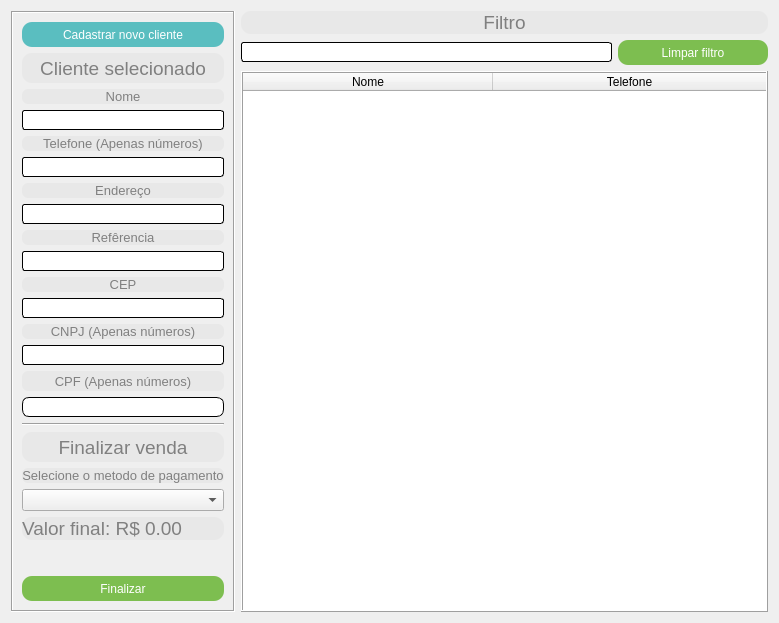
<?xml version="1.0" encoding="UTF-8"?>
<ui version="4.0">
 <class>fm_roupaNovaVenda_finalizar</class>
 <widget class="QDialog" name="fm_roupaNovaVenda_finalizar">
  <property name="geometry">
   <rect>
    <x>0</x>
    <y>0</y>
    <width>779</width>
    <height>623</height>
   </rect>
  </property>
  <property name="windowTitle">
   <string>Finalizar venda</string>
  </property>
  <layout class="QGridLayout" name="gridLayout">
   <item row="0" column="0" rowspan="2">
    <widget class="QFrame" name="frame">
     <property name="sizePolicy">
      <sizepolicy hsizetype="Maximum" vsizetype="Preferred">
       <horstretch>0</horstretch>
       <verstretch>0</verstretch>
      </sizepolicy>
     </property>
     <property name="frameShape">
      <enum>QFrame::Box</enum>
     </property>
     <property name="frameShadow">
      <enum>QFrame::Sunken</enum>
     </property>
     <property name="lineWidth">
      <number>1</number>
     </property>
     <property name="midLineWidth">
      <number>0</number>
     </property>
     <layout class="QVBoxLayout" name="verticalLayout_4">
      <item>
       <widget class="QPushButton" name="btnCadastrar">
        <property name="sizePolicy">
         <sizepolicy hsizetype="Preferred" vsizetype="Preferred">
          <horstretch>0</horstretch>
          <verstretch>0</verstretch>
         </sizepolicy>
        </property>
        <property name="minimumSize">
         <size>
          <width>150</width>
          <height>25</height>
         </size>
        </property>
        <property name="cursor">
         <cursorShape>PointingHandCursor</cursorShape>
        </property>
        <property name="styleSheet">
         <string notr="true">QPushButton:enabled{background:#5abec0;}
QPushButton:disabled{background:#2fbec0;}
QPushButton:pressed{background:#73bebe;}
QPushButton{
color:#ffffff;
font-size:9pt;
border:none;
border-radius:10px;
}</string>
        </property>
        <property name="text">
         <string>Cadastrar novo cliente</string>
        </property>
       </widget>
      </item>
      <item>
       <widget class="QLabel" name="label_4">
        <property name="sizePolicy">
         <sizepolicy hsizetype="Preferred" vsizetype="Preferred">
          <horstretch>0</horstretch>
          <verstretch>0</verstretch>
         </sizepolicy>
        </property>
        <property name="minimumSize">
         <size>
          <width>150</width>
          <height>30</height>
         </size>
        </property>
        <property name="styleSheet">
         <string notr="true">QLabel{
background:#e8e8e8;
color:#808080;
font-size:14pt;
border:none;
border-radius:10px;
}</string>
        </property>
        <property name="text">
         <string>Cliente selecionado</string>
        </property>
        <property name="alignment">
         <set>Qt::AlignCenter</set>
        </property>
       </widget>
      </item>
      <item>
       <widget class="QLabel" name="lbNome">
        <property name="styleSheet">
         <string notr="true">QLabel{
background:#e8e8e8;
color:#808080;
font-size:10pt;
border:none;
border-radius:6px;
}</string>
        </property>
        <property name="text">
         <string>Nome</string>
        </property>
        <property name="alignment">
         <set>Qt::AlignCenter</set>
        </property>
       </widget>
      </item>
      <item>
       <widget class="QLineEdit" name="lineNome">
        <property name="sizePolicy">
         <sizepolicy hsizetype="Expanding" vsizetype="Maximum">
          <horstretch>0</horstretch>
          <verstretch>0</verstretch>
         </sizepolicy>
        </property>
        <property name="minimumSize">
         <size>
          <width>150</width>
          <height>20</height>
         </size>
        </property>
        <property name="styleSheet">
         <string notr="true">QLineEdit:enabled{background:#ffffff;}
QLineEdit:disabled{background:#e7e7e7;}
QLineEdit{
color:blue;
font-size:9pt;
border-radius:3px;
border:1px solid black;
}</string>
        </property>
        <property name="maxLength">
         <number>150</number>
        </property>
        <property name="readOnly">
         <bool>true</bool>
        </property>
       </widget>
      </item>
      <item>
       <widget class="QLabel" name="lbTel">
        <property name="styleSheet">
         <string notr="true">QLabel{
background:#e8e8e8;
color:#808080;
font-size:10pt;
border:none;
border-radius:6px;
}</string>
        </property>
        <property name="text">
         <string>Telefone (Apenas números)</string>
        </property>
        <property name="alignment">
         <set>Qt::AlignCenter</set>
        </property>
       </widget>
      </item>
      <item>
       <widget class="QLineEdit" name="lineTel">
        <property name="sizePolicy">
         <sizepolicy hsizetype="Expanding" vsizetype="Maximum">
          <horstretch>0</horstretch>
          <verstretch>0</verstretch>
         </sizepolicy>
        </property>
        <property name="minimumSize">
         <size>
          <width>150</width>
          <height>20</height>
         </size>
        </property>
        <property name="styleSheet">
         <string notr="true">QLineEdit:enabled{background:#ffffff;}
QLineEdit:disabled{background:#e7e7e7;}
QLineEdit{
color:blue;
font-size:9pt;
border-radius:3px;
border:1px solid black;
}</string>
        </property>
        <property name="maxLength">
         <number>11</number>
        </property>
        <property name="readOnly">
         <bool>true</bool>
        </property>
       </widget>
      </item>
      <item>
       <widget class="QLabel" name="lbEnd">
        <property name="styleSheet">
         <string notr="true">QLabel{
background:#e8e8e8;
color:#808080;
font-size:10pt;
border:none;
border-radius:6px;
}</string>
        </property>
        <property name="text">
         <string>Endereço</string>
        </property>
        <property name="alignment">
         <set>Qt::AlignCenter</set>
        </property>
       </widget>
      </item>
      <item>
       <widget class="QLineEdit" name="lineEnd">
        <property name="sizePolicy">
         <sizepolicy hsizetype="Expanding" vsizetype="Maximum">
          <horstretch>0</horstretch>
          <verstretch>0</verstretch>
         </sizepolicy>
        </property>
        <property name="minimumSize">
         <size>
          <width>150</width>
          <height>20</height>
         </size>
        </property>
        <property name="styleSheet">
         <string notr="true">QLineEdit:enabled{background:#ffffff;}
QLineEdit:disabled{background:#e7e7e7;}
QLineEdit{
color:blue;
font-size:9pt;
border-radius:3px;
border:1px solid black;
}</string>
        </property>
        <property name="maxLength">
         <number>150</number>
        </property>
        <property name="readOnly">
         <bool>true</bool>
        </property>
       </widget>
      </item>
      <item>
       <widget class="QLabel" name="lbRef">
        <property name="styleSheet">
         <string notr="true">QLabel{
background:#e8e8e8;
color:#808080;
font-size:10pt;
border:none;
border-radius:6px;
}</string>
        </property>
        <property name="text">
         <string>Refêrencia</string>
        </property>
        <property name="alignment">
         <set>Qt::AlignCenter</set>
        </property>
       </widget>
      </item>
      <item>
       <widget class="QLineEdit" name="lineRef">
        <property name="sizePolicy">
         <sizepolicy hsizetype="Expanding" vsizetype="Maximum">
          <horstretch>0</horstretch>
          <verstretch>0</verstretch>
         </sizepolicy>
        </property>
        <property name="minimumSize">
         <size>
          <width>150</width>
          <height>20</height>
         </size>
        </property>
        <property name="styleSheet">
         <string notr="true">QLineEdit:enabled{background:#ffffff;}
QLineEdit:disabled{background:#e7e7e7;}
QLineEdit{
color:blue;
font-size:9pt;
border-radius:3px;
border:1px solid black;
}</string>
        </property>
        <property name="maxLength">
         <number>150</number>
        </property>
        <property name="readOnly">
         <bool>true</bool>
        </property>
       </widget>
      </item>
      <item>
       <widget class="QLabel" name="lbCep">
        <property name="styleSheet">
         <string notr="true">QLabel{
background:#e8e8e8;
color:#808080;
font-size:10pt;
border:none;
border-radius:6px;
}</string>
        </property>
        <property name="text">
         <string>CEP</string>
        </property>
        <property name="alignment">
         <set>Qt::AlignCenter</set>
        </property>
       </widget>
      </item>
      <item>
       <widget class="QLineEdit" name="lineCep">
        <property name="sizePolicy">
         <sizepolicy hsizetype="Expanding" vsizetype="Maximum">
          <horstretch>0</horstretch>
          <verstretch>0</verstretch>
         </sizepolicy>
        </property>
        <property name="minimumSize">
         <size>
          <width>150</width>
          <height>20</height>
         </size>
        </property>
        <property name="styleSheet">
         <string notr="true">QLineEdit:enabled{background:#ffffff;}
QLineEdit:disabled{background:#e7e7e7;}
QLineEdit{
color:blue;
font-size:9pt;
border-radius:3px;
border:1px solid black;
}</string>
        </property>
        <property name="maxLength">
         <number>8</number>
        </property>
        <property name="readOnly">
         <bool>true</bool>
        </property>
       </widget>
      </item>
      <item>
       <widget class="QLabel" name="lbCnpj">
        <property name="styleSheet">
         <string notr="true">QLabel{
background:#e8e8e8;
color:#808080;
font-size:10pt;
border:none;
border-radius:6px;
}</string>
        </property>
        <property name="text">
         <string>CNPJ (Apenas números)</string>
        </property>
        <property name="alignment">
         <set>Qt::AlignCenter</set>
        </property>
       </widget>
      </item>
      <item>
       <widget class="QLineEdit" name="lineCnpj">
        <property name="sizePolicy">
         <sizepolicy hsizetype="Expanding" vsizetype="Maximum">
          <horstretch>0</horstretch>
          <verstretch>0</verstretch>
         </sizepolicy>
        </property>
        <property name="minimumSize">
         <size>
          <width>150</width>
          <height>20</height>
         </size>
        </property>
        <property name="styleSheet">
         <string notr="true">QLineEdit:enabled{background:#ffffff;}
QLineEdit:disabled{background:#e7e7e7;}
QLineEdit{
color:blue;
font-size:9pt;
border-radius:3px;
border:1px solid black;
}</string>
        </property>
        <property name="maxLength">
         <number>14</number>
        </property>
        <property name="readOnly">
         <bool>true</bool>
        </property>
       </widget>
      </item>
      <item>
       <widget class="QLabel" name="lbCpf">
        <property name="minimumSize">
         <size>
          <width>150</width>
          <height>20</height>
         </size>
        </property>
        <property name="styleSheet">
         <string notr="true">QLabel{
background:#e8e8e8;
color:#808080;
font-size:10pt;
border:none;
border-radius:6px;
}</string>
        </property>
        <property name="text">
         <string>CPF (Apenas números)</string>
        </property>
        <property name="alignment">
         <set>Qt::AlignCenter</set>
        </property>
       </widget>
      </item>
      <item>
       <widget class="QLineEdit" name="lineCpf">
        <property name="sizePolicy">
         <sizepolicy hsizetype="Expanding" vsizetype="Maximum">
          <horstretch>0</horstretch>
          <verstretch>0</verstretch>
         </sizepolicy>
        </property>
        <property name="minimumSize">
         <size>
          <width>150</width>
          <height>20</height>
         </size>
        </property>
        <property name="styleSheet">
         <string notr="true">QLineEdit:enabled{background:#ffffff;}
QLineEdit:disabled{background:#e7e7e7;}

QLineEdit{
color:blue;
font-size:9pt;
border-radius:7px;
border:1px solid black;
}</string>
        </property>
        <property name="text">
         <string/>
        </property>
        <property name="maxLength">
         <number>11</number>
        </property>
        <property name="readOnly">
         <bool>true</bool>
        </property>
       </widget>
      </item>
      <item>
       <widget class="Line" name="line">
        <property name="lineWidth">
         <number>1</number>
        </property>
        <property name="midLineWidth">
         <number>0</number>
        </property>
        <property name="orientation">
         <enum>Qt::Horizontal</enum>
        </property>
       </widget>
      </item>
      <item>
       <widget class="QLabel" name="label_5">
        <property name="sizePolicy">
         <sizepolicy hsizetype="Preferred" vsizetype="Preferred">
          <horstretch>0</horstretch>
          <verstretch>0</verstretch>
         </sizepolicy>
        </property>
        <property name="minimumSize">
         <size>
          <width>150</width>
          <height>30</height>
         </size>
        </property>
        <property name="styleSheet">
         <string notr="true">QLabel{
background:#e8e8e8;
color:#808080;
font-size:14pt;
border:none;
border-radius:10px;
}</string>
        </property>
        <property name="text">
         <string>Finalizar venda</string>
        </property>
        <property name="alignment">
         <set>Qt::AlignCenter</set>
        </property>
       </widget>
      </item>
      <item>
       <widget class="QLabel" name="label_6">
        <property name="styleSheet">
         <string notr="true">QLabel{
background:#e8e8e8;
color:#808080;
font-size:10pt;
border:none;
border-radius:6px;
}</string>
        </property>
        <property name="text">
         <string>Selecione o metodo de pagamento</string>
        </property>
        <property name="alignment">
         <set>Qt::AlignCenter</set>
        </property>
       </widget>
      </item>
      <item>
       <widget class="QComboBox" name="cbTipoPgmt">
        <property name="cursor">
         <cursorShape>PointingHandCursor</cursorShape>
        </property>
        <item>
         <property name="text">
          <string/>
         </property>
        </item>
        <item>
         <property name="text">
          <string>Dinheiro</string>
         </property>
        </item>
        <item>
         <property name="text">
          <string>Cartão</string>
         </property>
        </item>
        <item>
         <property name="text">
          <string>Comodato</string>
         </property>
        </item>
        <item>
         <property name="text">
          <string>Transferência</string>
         </property>
        </item>
        <item>
         <property name="text">
          <string>À vista</string>
         </property>
        </item>
       </widget>
      </item>
      <item>
       <widget class="QLabel" name="lbValor">
        <property name="styleSheet">
         <string notr="true">QLabel{
background:#e8e8e8;
color:#808080;
font-size:14pt;
border:none;
border-radius:10px;
}</string>
        </property>
        <property name="text">
         <string>Valor final: R$ 0.00</string>
        </property>
       </widget>
      </item>
      <item>
       <spacer name="vs">
        <property name="orientation">
         <enum>Qt::Vertical</enum>
        </property>
        <property name="sizeHint" stdset="0">
         <size>
          <width>20</width>
          <height>40</height>
         </size>
        </property>
       </spacer>
      </item>
      <item>
       <widget class="QPushButton" name="btnSelecionar">
        <property name="sizePolicy">
         <sizepolicy hsizetype="Preferred" vsizetype="Preferred">
          <horstretch>0</horstretch>
          <verstretch>0</verstretch>
         </sizepolicy>
        </property>
        <property name="minimumSize">
         <size>
          <width>150</width>
          <height>25</height>
         </size>
        </property>
        <property name="cursor">
         <cursorShape>PointingHandCursor</cursorShape>
        </property>
        <property name="styleSheet">
         <string notr="true">QPushButton:enabled{background:#7dbe50;}
QPushButton:disabled{background:#aaff7f;}
QPushButton:pressed{background:#aaff00;}
QPushButton{
color:#ffffff;
font-size:9pt;
border:none;
border-radius:10px;
}</string>
        </property>
        <property name="text">
         <string>Finalizar</string>
        </property>
       </widget>
      </item>
     </layout>
    </widget>
   </item>
   <item row="0" column="1">
    <layout class="QGridLayout" name="glFiltro">
     <item row="1" column="0">
      <widget class="QLineEdit" name="lineFiltro">
       <property name="sizePolicy">
        <sizepolicy hsizetype="Expanding" vsizetype="Maximum">
         <horstretch>0</horstretch>
         <verstretch>0</verstretch>
        </sizepolicy>
       </property>
       <property name="minimumSize">
        <size>
         <width>150</width>
         <height>20</height>
        </size>
       </property>
       <property name="styleSheet">
        <string notr="true">QLineEdit:enabled{background:#ffffff;}
QLineEdit:disabled{background:#e7e7e7;}

QLineEdit{
color:#303030;
font-size:9pt;
border-radius:3px;
border:1px solid black;
}</string>
       </property>
       <property name="maxLength">
        <number>150</number>
       </property>
      </widget>
     </item>
     <item row="1" column="1">
      <widget class="QPushButton" name="btnFiltro">
       <property name="sizePolicy">
        <sizepolicy hsizetype="Preferred" vsizetype="Preferred">
         <horstretch>0</horstretch>
         <verstretch>0</verstretch>
        </sizepolicy>
       </property>
       <property name="minimumSize">
        <size>
         <width>150</width>
         <height>25</height>
        </size>
       </property>
       <property name="cursor">
        <cursorShape>PointingHandCursor</cursorShape>
       </property>
       <property name="styleSheet">
        <string notr="true">QPushButton:enabled{background:#7dbe50;}
QPushButton:disabled{background:#aaff7f;}
QPushButton:pressed{background:#aaff00;}
QPushButton{
color:#ffffff;
font-size:9pt;
border:none;
border-radius:10px;
}</string>
       </property>
       <property name="text">
        <string>Limpar filtro</string>
       </property>
      </widget>
     </item>
     <item row="0" column="0" colspan="2">
      <widget class="QLabel" name="lbFiltro">
       <property name="styleSheet">
        <string notr="true">QLabel{
background:#e8e8e8;
color:#808080;
font-size:14pt;
border:none;
border-radius:10px;
}</string>
       </property>
       <property name="text">
        <string>Filtro</string>
       </property>
       <property name="alignment">
        <set>Qt::AlignCenter</set>
       </property>
      </widget>
     </item>
    </layout>
   </item>
   <item row="1" column="1">
    <widget class="QTableWidget" name="tw">
     <property name="cursor" stdset="0">
      <cursorShape>PointingHandCursor</cursorShape>
     </property>
     <property name="styleSheet">
      <string notr="true">QTableWidget{
color:#303030;
font-size:9pt;
}</string>
     </property>
     <property name="frameShape">
      <enum>QFrame::Box</enum>
     </property>
     <property name="frameShadow">
      <enum>QFrame::Raised</enum>
     </property>
     <property name="editTriggers">
      <set>QAbstractItemView::NoEditTriggers</set>
     </property>
     <property name="selectionMode">
      <enum>QAbstractItemView::SingleSelection</enum>
     </property>
     <property name="selectionBehavior">
      <enum>QAbstractItemView::SelectRows</enum>
     </property>
     <property name="sortingEnabled">
      <bool>true</bool>
     </property>
     <attribute name="horizontalHeaderMinimumSectionSize">
      <number>50</number>
     </attribute>
     <attribute name="horizontalHeaderDefaultSectionSize">
      <number>250</number>
     </attribute>
     <attribute name="horizontalHeaderHighlightSections">
      <bool>false</bool>
     </attribute>
     <attribute name="horizontalHeaderStretchLastSection">
      <bool>true</bool>
     </attribute>
     <attribute name="verticalHeaderVisible">
      <bool>false</bool>
     </attribute>
     <attribute name="verticalHeaderHighlightSections">
      <bool>false</bool>
     </attribute>
     <column>
      <property name="text">
       <string>Nome</string>
      </property>
     </column>
     <column>
      <property name="text">
       <string>Telefone</string>
      </property>
     </column>
    </widget>
   </item>
  </layout>
 </widget>
 <tabstops>
  <tabstop>lineFiltro</tabstop>
  <tabstop>tw</tabstop>
  <tabstop>btnCadastrar</tabstop>
  <tabstop>lineNome</tabstop>
  <tabstop>lineTel</tabstop>
  <tabstop>lineEnd</tabstop>
  <tabstop>lineRef</tabstop>
  <tabstop>lineCep</tabstop>
  <tabstop>lineCnpj</tabstop>
  <tabstop>cbTipoPgmt</tabstop>
  <tabstop>btnSelecionar</tabstop>
  <tabstop>btnFiltro</tabstop>
 </tabstops>
 <resources/>
 <connections/>
</ui>
